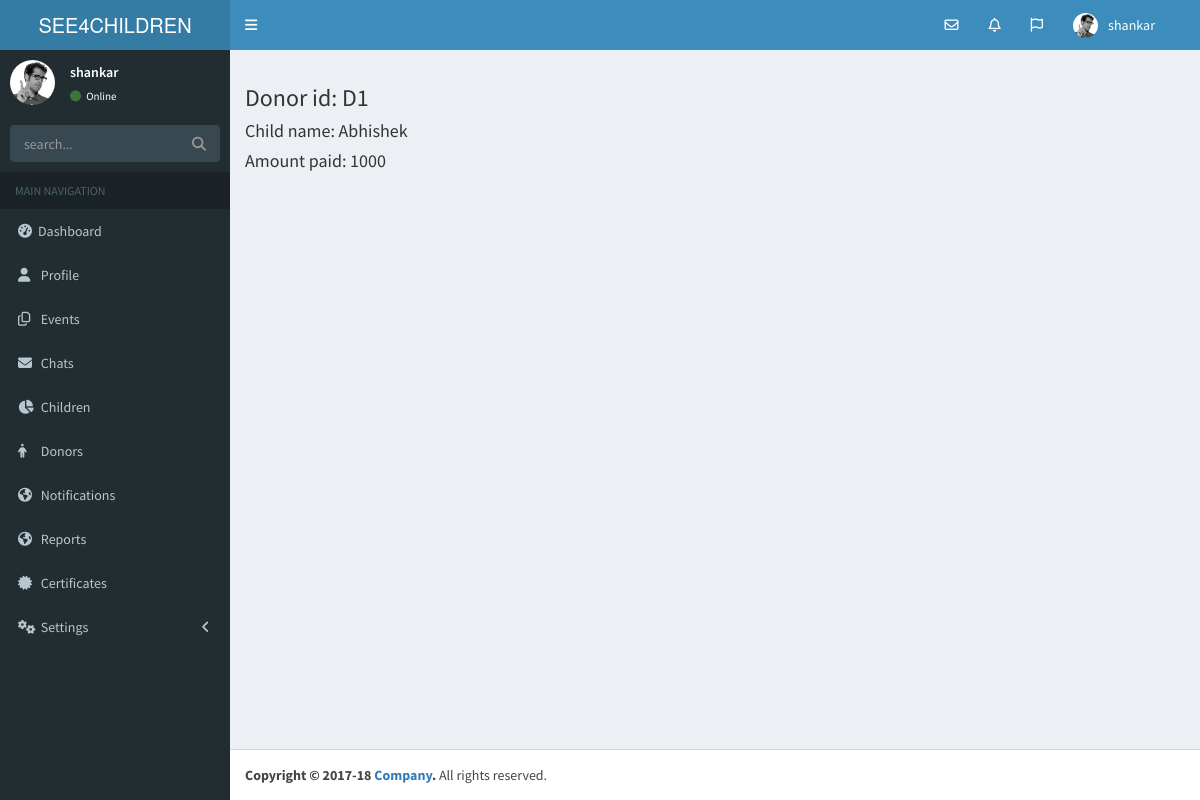
The page /notification_detail/17/ (signed in) on the database its author committed.
### superadmin/models.py (models this page shows)
class Invoice(models.Model):
    select_ngo = models.ForeignKey(NGO, default=1)
    child_name = models.CharField(max_length=100)
    child_code = models.CharField(max_length=6, null=True, blank=True)
    donor_id = models.CharField(max_length=100)
    donation_month = models.CharField(choices=(
        ('jan', "January",),
        ('feb', "February"),
        ('mar', "March"),
        ('apr', "April"),
        ('may', "May"),
        ('jun', "June"),
        ('jul', "July"),
        ('aug', "August"),
        ('sep', "September"),
        ('oct', "October"),
        ('nov', "November"),
        ('dec', "December"),
    ), max_length=10
    )
    date = models.DateField()
    paid = models.CharField(max_length=10)
    time_stamp = models.DateTimeField(auto_now=True, auto_created=True)

### NGO/views.py (the view)
# urls.py: url(r'^notification_detail/(?P<id>\d+)/$', views.notification_detail, name='notification_detail'),
@login_required
def notification_detail(request, id):
    form = get_object_or_404(Invoice, id=id)
    return render(request, 'ngo/notification_detail.html', {'form': form})

### templates/ngo/notification_detail.html
{% extends 'ngo/base.html' %}
{% block content %}
   <div class="content-wrapper">
   <section class="content">
       <h3>Donor id: {{ form.donor_id }}</h3>
       <h4>Child name: {{ form.child_name }}</h4>
       <h4>Amount paid: {{ form.paid }}</h4>
   </section>
   </div>
{% endblock %}

### templates/ngo/base.html (shortened to what this page needs)
<!DOCTYPE html>
<html>
<head>
    {% load staticfiles %}
  <link rel="stylesheet" href="{% static 'bower_components/bootstrap/dist/css/bootstrap.min.css' %}">
  <link rel="stylesheet" href="{% static 'bower_components/font-awesome/css/font-awesome.min.css' %}">
  <link rel="stylesheet" href="{% static 'bower_components/Ionicons/css/ionicons.min.css' %}">
  <link rel="stylesheet" href="{% static 'dist/css/AdminLTE.min.css' %}">
  <link rel="stylesheet" href="{% static 'dist/css/skins/_all-skins.min.css' %}">
  <link rel="stylesheet" href="{% static 'plugins/bootstrap-wysihtml5/bootstrap3-wysihtml5.min.css' %}">
  <link rel="stylesheet" href="http://code.jquery.com/ui/1.8.18/themes/base/jquery-ui.css" type="text/css" media="all"/>
</head>
<body class="hold-transition skin-blue sidebar-mini">
 <header class="main-header">
    <a href="/" class="logo">
      <span class="logo-lg">SEE4CHILDREN</span>
    </a>
    <nav class="navbar navbar-static-top" role="navigation">
      <a href="#" class="sidebar-toggle" data-toggle="push-menu" role="button">
      </a>
      <div class="navbar-custom-menu">
        <ul class="nav navbar-nav">
          <li class="dropdown messages-menu">
            <a href="#" class="dropdown-toggle" data-toggle="dropdown">
              <i class="fa fa-envelope-o"></i>
            </a>
          </li>
          <li class="dropdown notifications-menu">
            <a href="#" class="dropdown-toggle" data-toggle="dropdown">
              <i class="fa fa-bell-o"></i>
            </a>
          </li>
          <li class="dropdown tasks-menu">
            <a href="#" class="dropdown-toggle" data-toggle="dropdown">
              <i class="fa fa-flag-o"></i>
            </a>
          </li>
          <li class="dropdown user user-menu">
            <a href="#" class="dropdown-toggle" data-toggle="dropdown">
              <img src="{% static "dist/img/user2-160x160.jpg" %}" class="user-image" alt="User Image">
              <span class="hidden-xs">{{ user }}</span>
            </a>
          </li>
          <li>
            <a href="#"></a>
          </li>
        </ul>
      </div>
    </nav>
  </header>
  <aside class="main-sidebar">
      {% if not loggedIn %}
    <section class="sidebar">
      <div class="user-panel">
        <div class="pull-left image">
          <img src="{% static "dist/img/user2-160x160.jpg" %}" class="img-circle" alt="User Image">
        </div>
        <div class="pull-left info">
          <p>{{ user }}</p>
          <a href="#"><i class="fa fa-circle text-success"></i> Online</a>
        </div>
      </div>
      <form method="get" role="search" action="{% url 'NGO:index' %}" class="sidebar-form">
        <div class="input-group">
          <input type="text" name="q" class="form-control" value="{{ request.GET.get }}" placeholder="search...">
          <span class="input-group-btn">
              <button type="submit" class="btn btn-flat"><i class="fa fa-search"></i>
              </button>
            </span>
        </div>
      </form>
        <ul class="sidebar-menu" data-widget="tree">
        <li class="header">MAIN NAVIGATION</li>
        <li>
          <a href="/">
            <i class="fa fa-dashboard"></i><span>Dashboard</span>
          </a>
        </li>
        <li>
          <a href="/profile/">
            <i class="fa fa-user"></i> <span>Profile</span>
          </a>
        </li>
        <li>
          <a href="/event_list/">
            <i class="fa fa-files-o"></i>
            <span>Events</span>
          </a>
        </li>
        <li>
          <a href="/messages/admin/">
            <i class="fa fa-envelope"></i> <span>Chats</span>
          </a>
        </li>
        <li>
          <a href="/children_list/">
            <i class="fa fa-pie-chart"></i>
            <span>Children</span>
          </a>
        </li>
        <li>
          <a href="/donor_list/">
            <i class="fa fa-male"></i> <span>Donors</span>
          </a>
        </li>
         <li>
          <a href="/notification_list/">
            <i class="fa fa-globe"></i> <span>Notifications</span>
          </a>
        </li>
        <li>
          <a href="/reports/">
            <i class="fa fa-globe"></i> <span>Reports</span>
          </a>
        </li>
        <li>
          <a href="/certificate/">
            <i class="fa fa-certificate"></i> <span>Certificates</span>
          </a>
        </li>
        <li class="treeview">
          <a href="#">
            <i class="fa fa-gears"></i> <span>Settings</span>
            <span class="pull-right-container">
              <i class="fa fa-angle-left pull-right"></i>
            </span>
          </a>
        </li>
        </ul>
    </section>
      {% endif %}
  </aside>
    {% block content %}
    {% endblock %}
<footer class="main-footer">
    <strong>Copyright &copy; 2017-18 <a href="#">Company</a>.</strong> All rights reserved.
  </footer>
</body>
</body>
</html>

### rows shown on the page
Invoice: donor_id "D1", child_name "Abhishek", paid "1000"

### other values the page prints
{{ user }} "shankar"
